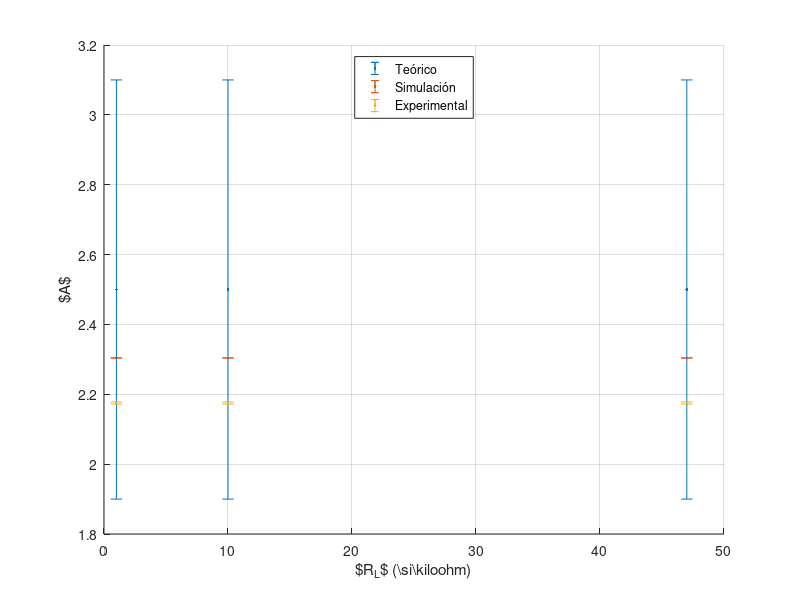
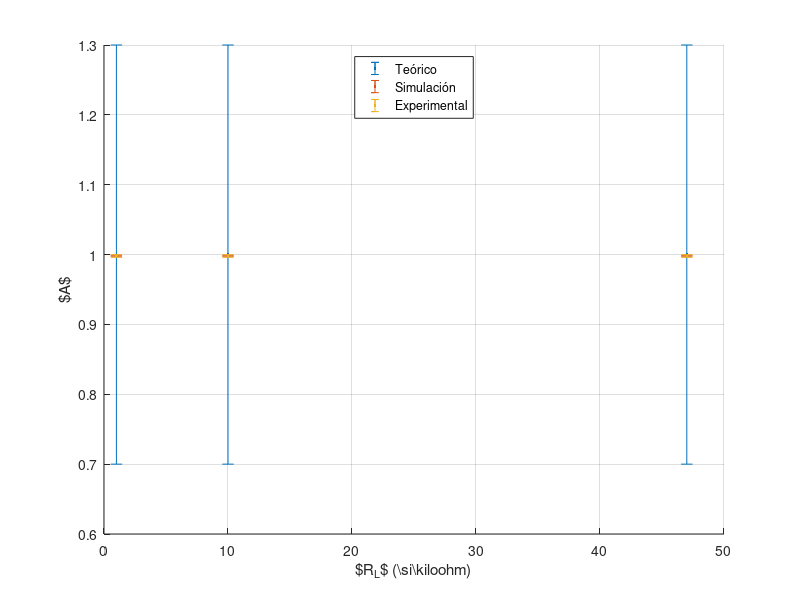

Recreate these plots in MATLAB, in order.
opamp_teorico = [47, 2.5, 0.6;
                 10, 2.5, 0.6;
                  1, 2.5, 0.6];

opamp_spice = [47, 2.304, 0;
               10, 2.304, 0;
                1, 2.304, 0];

opamp_exp = [47, 2.175, 0.003;
             10, 2.175, 0.003;
              1, 2.175, 0.003];

function MyPlot(data)
    errorbar(data(:, 1), data(:, 2), data(:, 3), ".");
end

hold on;
MyPlot(opamp_teorico);
MyPlot(opamp_spice);
MyPlot(opamp_exp);
legend("Teórico", "Simulación", "Experimental", "location", "north");
xlabel("$R_L$ (\\si{\\kilo\\ohm})");
ylabel("$A$");
grid on;

print -dtikz "-S900,600" "-F:5.5" "img/2/ganancia.tikz"

clf;
seguidor_teorico = [47, 1, 0.3;
                    10, 1, 0.3;
                     1, 1, 0.3];
seguidor_spice = [47, 0.998, 0;
                  10, 0.998, 0;
                   1, 0.998, 0];
seguidor_exp = [47, 0.998, 0.002;
                10, 0.998, 0.002;
                 1, 0.998, 0.002];

hold on;
MyPlot(seguidor_teorico);
MyPlot(seguidor_spice);
MyPlot(seguidor_exp);
legend("Teórico", "Simulación", "Experimental", "location", "north");
xlabel("$R_L$ (\\si{\\kilo\\ohm})");
ylabel("$A$");
grid on;

print -dtikz "-S900,600" "-F:5.5" "img/2/ganancia-seguidor.tikz"
